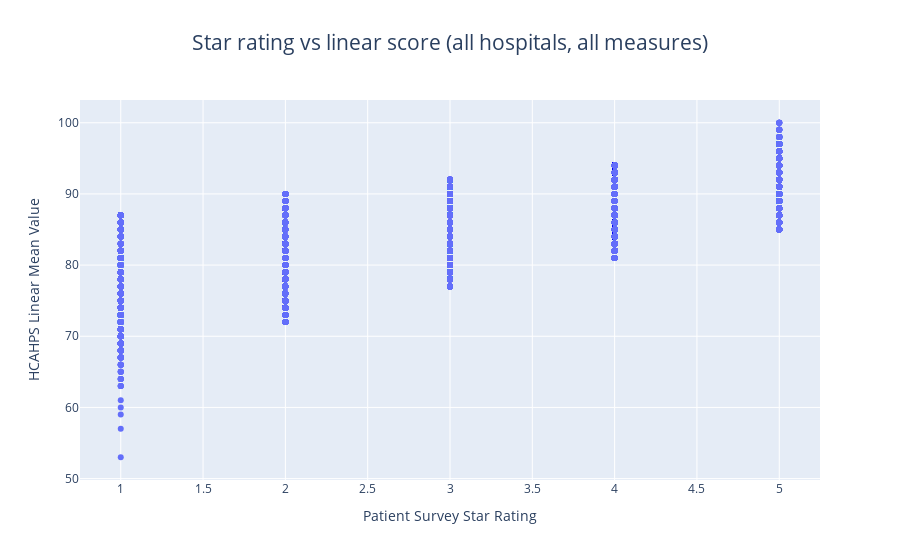

Write notebook code for a chart like this one.
### Code cell
sl_dropna = star_linear.dropna()
data_fig1 = [Scatter(x = sl_dropna['Patient Survey Star Rating'], y = sl_dropna['HCAHPS Linear Mean Value'], mode = 'markers')]
layout_fig1 = Layout(title = 'Star rating vs linear score (all hospitals, all measures)', title_font_size = 21, title_x = 0.5) 
fig1 = Figure(data = data_fig1, layout = layout_fig1)
fig1.update_xaxes(title='Patient Survey Star Rating')
fig1.update_yaxes(title='HCAHPS Linear Mean Value')
plotly.offline.iplot(fig1, show_link = False)

### Figure 1 — Plotly figure (JSON) as saved in the notebook; plotly's stock layout.template omitted (floating-point values rounded to 4 significant figures; data arrays with more than 128 entries replaced by an {"elided": "..."} marker saying what was removed)
{"data": [{"mode": "markers", "type": "scatter", "x": {"elided": "34450 int values"}, "y": {"elided": "34450 int values"}}], "layout": {"title": {"font": {"size": 21}, "text": "Star rating vs linear score (all hospitals, all measures)", "x": 0.5}, "xaxis": {"title": {"text": "Patient Survey Star Rating"}}, "yaxis": {"title": {"text": "HCAHPS Linear Mean Value"}}}}
